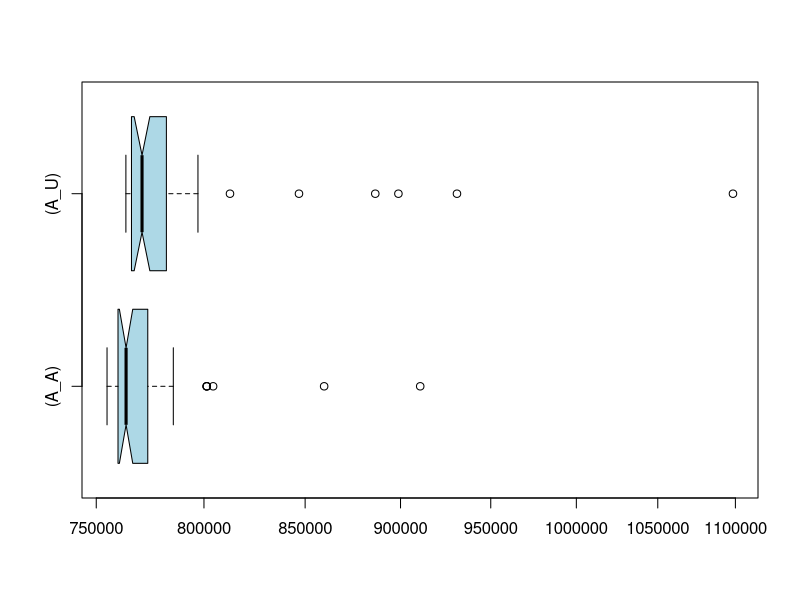

Reproduce this figure in R.
if (exists("A_A")) remove("A_A")
if (exists("A_U")) remove("A_U")
if (exists("C_A")) remove("C_A")
if (exists("C_U")) remove("C_U")
A_U<-c(778058,779799,774370,783809,776481,846874,765997,765930,768824,764562,770517,1098395,930964,764345,782214,767318,792945,764432,886491,769483,773138,769452,789446,775051,812575,769267,765033,773698,773195,765548,765287,765967,776710,771080,784696,765544,772941,768351,898861,770633,766605,765412,766845,782193,764462,797125,769703,766097,763436,780413)
A_A<-c(801357,768271,768208,763555,765733,763211,773953,773513,759838,755746,758241,859736,910685,775305,759261,804401,767367,776673,760925,765451,768530,763900,763793,762037,762129,762498,760374,762501,775758,755435,767151,759243,757641,754861,801317,760736,760374,758749,785443,767551,781959,768016,759446,763493,801336,759658,757897,759626,759998,760853)
if (exists("A_U")) boxplot.stats(A_U)
if (exists("A_A")) boxplot.stats(A_A)
if (exists("C_U")) boxplot.stats(C_U)
if (exists("C_A")) boxplot.stats(C_A)
if (exists("A_U")) summary(A_U)
if (exists("A_A")) summary(A_A)
if (exists("C_U")) summary(C_U)
if (exists("C_A")) summary(C_A)
if (exists("A_U")) boxplot(A_A,A_U,col="lightblue",horizontal=TRUE,log="x",match=TRUE,names=c("(A_A)","(A_U)"),notch=TRUE)
if (exists("C_U")) boxplot(C_A,C_U,col="lightblue",horizontal=TRUE,log="x",match=TRUE,names=c("(C_A)","(C_U)"),notch=TRUE)
